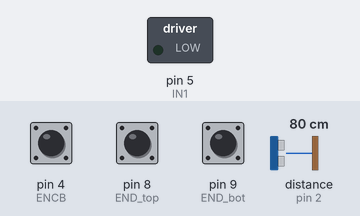
This sketch was run on a simulated Arduino Uno, built with avr-gcc and run on an emulated ATmega328P. On the bench: switched loads named in the sketch (green lamp = pin HIGH). Wiring (inferred from the names in the program): ultrasonic range finder: trigger pin 3; echo pin 2. Inputs (shaded band) come from the test bench; at power-on: pin 4 (ENCB) HIGH, pin 8 (END_top) HIGH, pin 9 (END_bot) HIGH, distance to the obstacle (sensor on pin 2) 80 cm. Pins used as bus, display or sensor lines are not drawn; what the sketch prints to the serial monitor is not drawn.

Above: at 0.1 s.
At 4.6 s:
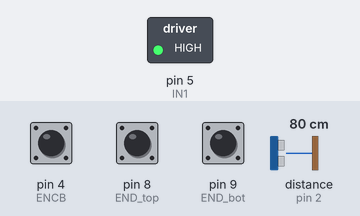
Timing chart, 0 to 6.1 s (numbered marks = the images above):
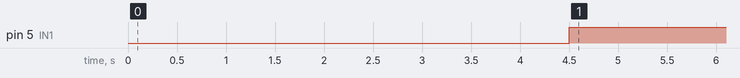

The sketch:

Arduino_PID.ino
```cpp
#include <util/atomic.h> // For the ATOMIC_BLOCK macro
#include <Wire.h>

#define ENCA 2 // YELLOW
#define ENCB 4 // WHITE
#define IN1 5
#define IN2 3
#define END_top 8
#define END_bot 9

volatile int posi = 0; // specify posi as volatile: https://www.arduino.cc/reference/en/language/variables/variable-scope-qualifiers/volatile/
long prevT = 0;
float eprev = 0;
float eintegral = 0;
int target;
String readString = "";
float pwr;
int dir;
long time = micros();
int set = 1;
float ratio = 1440 / 360 ;
int Flag = 0;
float kp = 1;
float kd = 0;
float ki = 0;
int distravel = 0;
float distance = 0;
int top = 0;
int bot = 0;

void setup() {
  Serial.begin(115200);
  pinMode(ENCA,INPUT);
  pinMode(ENCB,INPUT);
  attachInterrupt(digitalPinToInterrupt(ENCA),readEncoder,RISING);
  pinMode(END_top,INPUT_PULLUP);
  pinMode(END_bot,INPUT_PULLUP);

  //pinMode(PWM,OUTPUT);
  pinMode(IN1,OUTPUT);
  pinMode(IN2,OUTPUT);

  Serial.println("target pos");
  calibrate(dir, pwr, IN1, IN2);
}

void loop() {

  //Les serial
  while (Serial.available())
  {
    char c = Serial.read(); //gets one byte from serial buffer
    readString += c; //makes the String readString
    delay(2); //slow looping to allow buffer to fill with next character
  }
  int end = readString.length();

  if (readString.length() > 0)
  {
    //Skoða Hvort að það á að breyta p,i eða d
    if (readString.substring(0,1) == "p")
    {
      kp = readString.substring(1,end).toFloat();
    }

    else if (readString.substring(0,1) == "i")
    {
      ki = readString.substring(1,end).toFloat();
    }

    else if (readString.substring(0,1) == "d")
    {
      kd = readString.substring(1,end).toFloat();
    }

    //annars setja nýtt setpoint
    else{
      target = readString.toInt(); //convert readString into a number
      target = target * ratio;
    }
    readString = "";
  }


  // time difference
  long currT = micros();
  float deltaT = ((float) (currT - prevT))/( 1.0e6 );
  prevT = currT;

  // Read the position in an atomic block to avoid a potential
  // misread if the interrupt coincides with this code running
  // see: https://www.arduino.cc/reference/en/language/variables/variable-scope-qualifiers/volatile/
  int pos = 0;
  ATOMIC_BLOCK(ATOMIC_RESTORESTATE) {
    pos = posi;
  }

  // error
  int e = pos - target;

  // derivative
  float dedt = (e-eprev)/(deltaT);

  // integral
  eintegral = eintegral + e*deltaT;

  // control signal
  float u = kp*e + kd*dedt + ki*eintegral;

  // motor power
  Serial.println(e);

  if(e >= -15 && e <= 15)
  {
    pwr = 0;
    dir = 0;
  }
  else{

    float pwr = fabs(u);
    if( pwr > 255 ){
        pwr = 255;
        }


    if(u<0){
    dir = -1;
    }
    else{dir = 1;}
  }

  // signal the motor
  //limitSwitches();
  //calibrate(dir,pwr,PWM,IN1,IN2);

  setMotor(dir,pwr,IN1,IN2);

  // store previous error
  eprev = e;

  //Serial.print(target);
  //Serial.print(" ");
  //Serial.print(pos);
  //Serial.println();
}

void setMotor(int dir, int pwmVal,int in1, int in2){

  if(dir == 1 && Flag != 1){
    analogWrite(in1,pwmVal);
    digitalWrite(in2,HIGH);
    top =digitalRead(END_top);
    if (top == HIGH){
      digitalWrite(in1,HIGH);
      digitalWrite(in2,HIGH);
      Flag = 1;
    }

  }
  else if(dir == -1 && Flag != 2){
    digitalWrite(in1,HIGH);
    analogWrite(in2,pwmVal);
    bot = digitalRead(END_bot);
    if (bot == HIGH){
      digitalWrite(in1,HIGH);
      digitalWrite(in2,HIGH);
      Flag = 2;
    }

  }
  else{
    digitalWrite(in1,HIGH);
    digitalWrite(in2,HIGH);
    Flag = 0;


  }
}

void readEncoder(){
  int b = digitalRead(ENCB);
  if(b > 0){
    posi++;
  }
  else{
    posi--;
  }
}


  void calibrate(int dir, int pwmVal, int in1, int in2){
    delay(3000);
    top =digitalRead(END_top);

    if (END_top != HIGH) {
        digitalWrite(in1,HIGH);
        digitalWrite(in2,LOW);
        Serial.print("Ekki a toppnum");
        bot =digitalRead(END_bot);
        while (END_bot == HIGH) {
        delay(0.01);
    }
        posi = 0;

    }
    else {
        posi = 0;
        Serial.print("Toppi nad");

    }
    digitalWrite(in1,LOW);
    digitalWrite(in2,LOW);
    posi = 0;

    delay(500);
    digitalWrite(in1,LOW);
    digitalWrite(in2,HIGH);
    top =digitalRead(END_top);
    bot =digitalRead(END_bot);
    while (END_bot == HIGH){
        delay(0.01);
    }
    digitalWrite(in1,LOW);
    digitalWrite(in2,LOW);
    delay(1000);
    distravel = abs(posi);
    posi = 0;

    distance  = distravel/775;}
```

Measured:
- by itself, pin 5 (IN1): LOW → HIGH at 4.5 s
